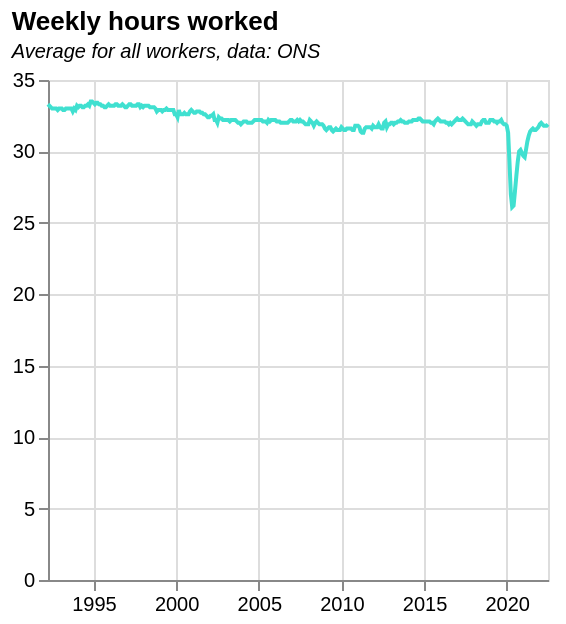

Here is the Vega-Lite specification saved for this chart:
### Vega-Lite specification from a JSON file in a GitHub repository (floating-point values rounded to 4 significant figures; data arrays with more than 128 entries replaced by an {"elided": "..."} marker saying what was removed)
{"$schema": "https://vega.github.io/schema/vega-lite/v5.json", "data": {"values": {"elided": "364 records"}, "format": {"parse": {"date": "date"}}}, "title": {"text": "Weekly hours worked", "subtitle": "Average for all workers, data: ONS", "subtitleFontStyle": "italic", "subtitleFontSize": 10, "anchor": "start", "color": "black"}, "width": 250, "height": 250, "mark": {"type": "line", "color": "turquoise", "strokeWidth": 2, "opacity": 1}, "encoding": {"x": {"field": "date", "type": "temporal", "title": null}, "y": {"field": "value", "type": "quantitative", "scale": {"domain": [0, 35]}, "title": null}, "tooltip": [{"field": "date", "type": "temporal", "title": "Date"}, {"field": "value", "type": "quantitative", "title": "Weekly hours worked", "format": ".1f"}]}}
